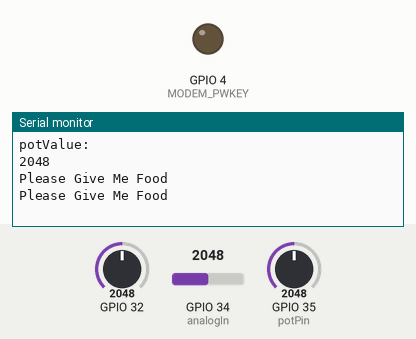
Bench run of a sketch on a simulated ESP32. Shown: output pins drawn as LEDs (lit = HIGH), the last lines printed to the serial monitor. The test bench sets the inputs (shaded band); at power-on: GPIO 32 = 2048, GPIO 34 (analogIn) = 2048, GPIO 35 (potPin) = 2048. WiFi joins after 1.5 s; servers stay silent unless stated; pins used as bus, display or sensor lines are not drawn.

Above: at 6.0 s.
6.1 s: GPIO 32 set to 2460
At 7.3 s:
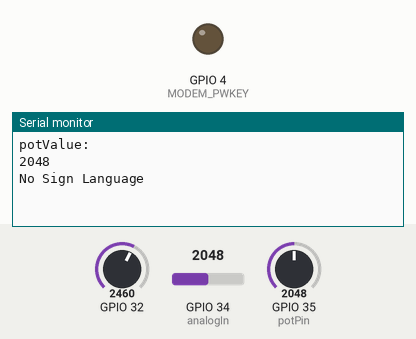
9.8 s: GPIO 32 set to 2568
At 12.2 s:
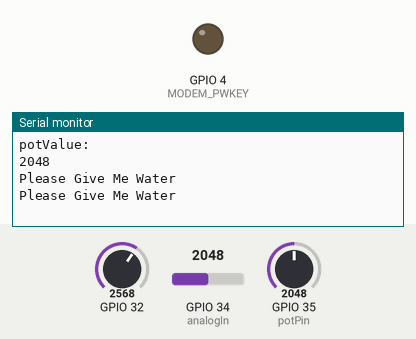
Timing chart, 0 to 13.7 s (numbered marks = the images above; inputs shaded):
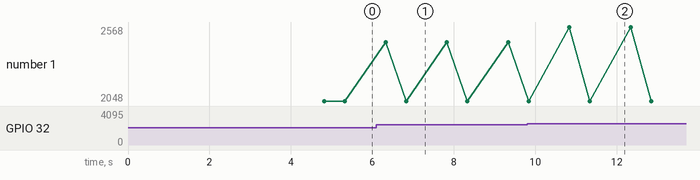

Measured:
- the behaviour switches between 2520 and 2521 on GPIO 32 (found by bisection; images 1 and 2)
- after the input at 6.1 s, the serial monitor: prints a new line after 0.22 s (image 1)
- after the input at 9.8 s, the serial monitor: prints a new line after 1.0 s (image 2)
- plotted number 1: 2048 → 2460 after the input at 6.1 s, 2460 → 2568 after the input at 9.8 s

The sketch:

Lilygo_Based_Flex_sensor_And_tempature_sensor_based_project.ino
```cpp
// Prateek
// www.prateeks.in

#define MODEM_RST            5
#define MODEM_PWKEY          4
#define MODEM_POWER_ON       23
#define MODEM_TX             27
#define MODEM_RX             26
#define I2C_SDA              21
#define I2C_SCL              22

#define BLYNK_PRINT Serial
#define TINY_GSM_MODEM_SIM800

#include <TinyGsmClient.h>
#include <BlynkSimpleSIM800.h>
#include <Blynk.h>
#include <Wire.h>
#include <TinyGsmClient.h>
#include "utilities.h"
#define SerialMon Serial
#define SerialAT Serial1
#define REPORTING_PERIOD_MS 1000
#define SMS_TARGET  "+918830584864"
const int analogIn = A6;

const char apn[]  = "www.ideagprs.com";
const char user[] = "";
const char pass[] = "";


const char auth[] = "8vXb9JbaZEbIOzkC9kxZARrnOzkYXr87";

TinyGsm modem(SerialAT);

int RawValue = 0;
double Voltage = 0;
double tempC = 0;
double tempF = 0;

const int potPin = 35;
int potValue;
float voltage =0;

unsigned int f;

void setup()
{
  // Set console baud rate
  SerialMon.begin(115200);
  delay(10);

  //  SerialMon.println(String("IP5306 KeepOn ") + (isOk ? "OK" : "FAIL"));

  // Set-up modem reset, enable, power pins
  pinMode(MODEM_PWKEY, OUTPUT);
  pinMode(MODEM_RST, OUTPUT);
  pinMode(MODEM_POWER_ON, OUTPUT);

  digitalWrite(MODEM_PWKEY, LOW);
  digitalWrite(MODEM_RST, HIGH);
  digitalWrite(MODEM_POWER_ON, HIGH);

  // Set GSM module baud rate and UART pins
  SerialAT.begin(115200, SERIAL_8N1, MODEM_RX, MODEM_TX);
  delay(3000);

  // Restart takes quite some time
  // To skip it, call init() instead of restart()
  SerialMon.println("Initializing modem...");
  modem.restart();

  String modemInfo = modem.getModemInfo();
  SerialMon.print("Modem: ");
  SerialMon.println(modemInfo);

  // Unlock your SIM card with a PIN
  //modem.simUnlock("1234");

  SerialMon.print("Waiting for network...");
  if (!modem.waitForNetwork(240000L)) {
    SerialMon.println(" fail");
    delay(10000);
    return;
  }
  SerialMon.println(" OK");

  if (modem.isNetworkConnected()) {
    SerialMon.println("Network connected");
  }

  SerialMon.print(F("Connecting to APN: "));
  SerialMon.print(apn);
  if (!modem.gprsConnect(apn, user, pass)) {
    SerialMon.println(" fail");
    delay(10000);
    return;
  }
  SerialMon.println(" OK");

  Blynk.begin(auth, modem, apn, user, pass);
}

void loop()
{
  f = analogRead(A4);
  Serial.println(f);
  Blynk.run();

  RawValue = analogRead(analogIn);
  Voltage = (RawValue / 2048.0) * 3300; // 5000 to get millivots.
  tempC = Voltage * 0.1;
  tempF = (tempC * 1.8) + 32; // conver to F
  Serial.print("Raw Value = " ); // shows pre-scaled value
  Serial.print(RawValue);
  Serial.print("\t milli volts = "); // shows the voltage measured
  Serial.print(Voltage, 0); //
  Serial.print("\t Temperature in C = ");
  Serial.print(tempC, 1);
  Serial.print("\t Temperature in F = ");
  Serial.println(tempF, 1);
  delay(500);
  Blynk.virtualWrite(V3, tempC);
  Blynk.virtualWrite(V2, tempF);

   potValue = analogRead(potPin);
  voltage = (3.3/4095.0) * potValue;
  Serial.println("potValue:");
  Serial.println(potValue);
  Blynk.virtualWrite(V8, potValue);


  if (f > 2520)                       //No Bend; Blue LED Glows
  {
    Serial.println("Please Give Me Water");

    String smsMessage = "Please Give Me Water";
    if (modem.sendSMS(SMS_TARGET, smsMessage)) {
      SerialMon.println(smsMessage);
    }
    else {
      SerialMon.println("SMS failed to send");
    }
    WidgetLED led1(V6);
    WidgetLED led2(V5);
    WidgetLED led3(V4);
    led1.on();
    led2.off();
    led3.off();
    delay(1000);
  }
  else if (f < 2420)    //Small Bend; Green LED Glows
  {
    Serial.println("Please Give Me Food");

    String smsMessage = "Please Give Me Food";
    if (modem.sendSMS(SMS_TARGET, smsMessage)) {
      SerialMon.println(smsMessage);
    }
    else {
      SerialMon.println("SMS failed to send");
    }

    WidgetLED led2(V5);
    WidgetLED led1(V6);
    WidgetLED led3(V4);
    led2.on();
    led1.off();
    led3.off();
    delay(1000);
  }
  else                              // Larger Bend; RED LED Glows
  {
    if (f > 2440)
      Serial.println("No Sign Language");
    WidgetLED led3(V4);
    WidgetLED led1(V6);
    WidgetLED led2(V5);
    led3.on();
    led1.off();
    led2.off();
    delay(1000);
  }

}
```

utilities.h
```cpp
#define IP5306_ADDR          0x75
#define IP5306_REG_SYS_CTL0  0x00

bool setPowerBoostKeepOn(int en)
{
  Wire.beginTransmission(IP5306_ADDR);
  Wire.write(IP5306_REG_SYS_CTL0);
  if (en) {
    Wire.write(0x37); // Set bit1: 1 enable 0 disable boost keep on
  } else {
    Wire.write(0x35); // 0x37 is default reg value
  }
  return Wire.endTransmission() == 0;
}
```
